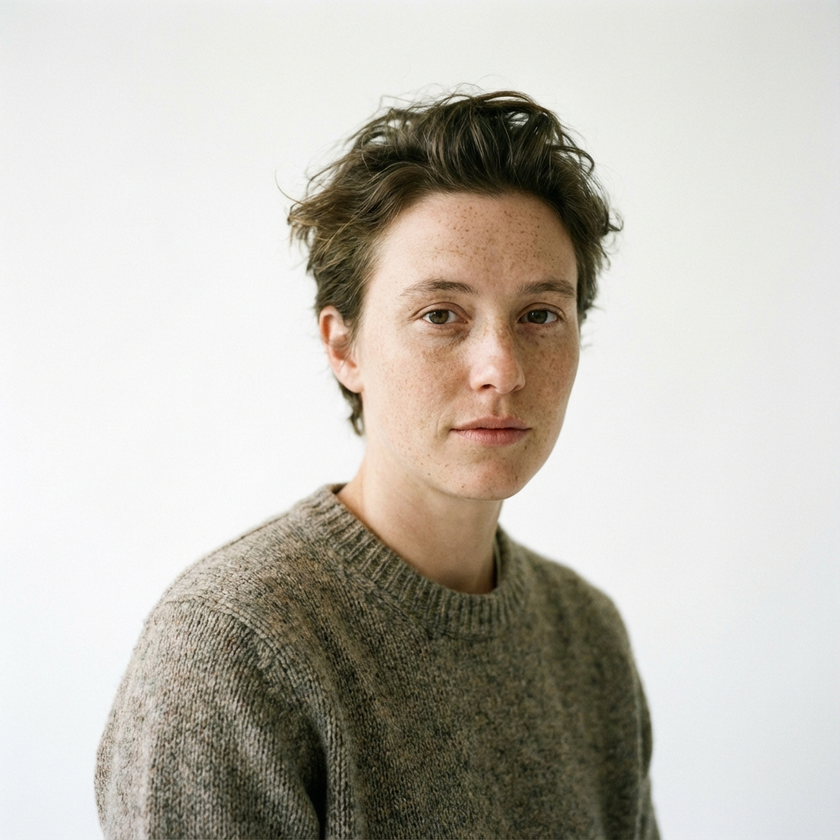
#> input picture sample_face.png, 840 x 840 px, shrunk from 1024 x 1024 before the run
$ python image_analyzer.py ../sample_face.png
#> lines starting #> are read from the running program, lines starting #| are printed output that depends on the picture; after the words box and inside, x2 and y2 are one past the last pixel; in counts of white or black regions, pixels touching at a corner belong together
"""
NumPy & Matplotlib ile Görüntü ve Matris Analiz Aracı

Bu proje ile öğrenecekleriniz:
- NumPy slicing, reshape işlemleri
- Matris mantığı = Görüntü mantığı
- Matplotlib ile subplot & grafik çizimi
- Histogram analizi ve threshold uygulaması
"""
import argparse
import numpy as np
import matplotlib.pyplot as plt
import cv2
import os


def load_image_as_array(path: str) -> np.ndarray:
    """Görüntüyü NumPy array olarak yükle"""
    if not os.path.isfile(path):
        raise FileNotFoundError(f"Görüntü bulunamadı: {path}")

    # OpenCV ile oku (BGR formatında)
    img = cv2.imread(path, cv2.IMREAD_COLOR)

    # Türkçe karakterli yollarda sorun olursa
    if img is None:
        with open(path, "rb") as f:
            data = np.asarray(bytearray(f.read()), dtype=np.uint8)
        img = cv2.imdecode(data, cv2.IMREAD_COLOR)

    if img is None:
        raise ValueError(f"Görüntü okunamadı: {path}")

    # BGR -> RGB dönüşümü (matplotlib için)
    return cv2.cvtColor(img, cv2.COLOR_BGR2RGB)


def analyze_pixels(img: np.ndarray) -> dict:
    """Piksel değerlerini analiz et"""

    # Temel bilgiler
    info = {
        "shape": img.shape,                    # (yükseklik, genişlik, kanal)
        "dtype": str(img.dtype),               # veri tipi (uint8 genelde)
        "size": img.size,                      # toplam piksel sayısı
        "ndim": img.ndim,                      # boyut sayısı
    }

    # Gri seviye için dönüştür
    if img.ndim == 3:
        gray = cv2.cvtColor(img, cv2.COLOR_RGB2GRAY)
    else:
        gray = img

    # İstatistikler
    info["min"] = int(np.min(gray))
    info["max"] = int(np.max(gray))
    info["mean"] = float(np.mean(gray))
    info["std"] = float(np.std(gray))
    info["median"] = float(np.median(gray))

    # Kanal bazlı analiz (RGB)
    if img.ndim == 3:
        channels = ["Red", "Green", "Blue"]
        for i, ch in enumerate(channels):
            info[f"{ch}_mean"] = float(np.mean(img[:, :, i]))
            info[f"{ch}_std"] = float(np.std(img[:, :, i]))

    return info


def apply_threshold(gray: np.ndarray, thresh_value: int = 127) -> np.ndarray:
    """Basit threshold uygula - binary görüntü oluştur"""
    # Piksel > thresh_value ise 255, değilse 0
    _, binary = cv2.threshold(gray, thresh_value, 255, cv2.THRESH_BINARY)
    return binary


def apply_adaptive_threshold(gray: np.ndarray) -> np.ndarray:
    """Adaptif threshold - farklı aydınlatma koşullarında daha iyi"""
    return cv2.adaptiveThreshold(
        gray, 255,
        cv2.ADAPTIVE_THRESH_GAUSSIAN_C,
        cv2.THRESH_BINARY,
        11, 2  # blok boyutu ve sabit
    )


def plot_analysis(img_rgb: np.ndarray, save_path: str = None):
    """Görüntü analizini görselleştir"""

    # Gri seviye dönüşümü
    gray = cv2.cvtColor(img_rgb, cv2.COLOR_RGB2GRAY)

    # Threshold uygulamaları
    binary = apply_threshold(gray, thresh_value=127)
    adaptive = apply_adaptive_threshold(gray)

    # Figure oluştur - 3x3 subplot
    fig, axes = plt.subplots(3, 3, figsize=(14, 12))
    fig.suptitle("NumPy & Matplotlib ile Görüntü Analizi", fontsize=14, fontweight='bold')

    # --- Satır 1: Orijinal görüntüler ---

    # 1. Orijinal RGB
    axes[0, 0].imshow(img_rgb)
    axes[0, 0].set_title("Orijinal (RGB)")
    axes[0, 0].axis('off')

    # 2. Gri Seviye
    axes[0, 1].imshow(gray, cmap='gray')
    axes[0, 1].set_title("Gri Seviye")
    axes[0, 1].axis('off')

    # 3. Piksel Yoğunluk Haritası (heatmap)
    axes[0, 2].imshow(gray, cmap='hot')
    axes[0, 2].set_title("Yoğunluk Haritası (Hot)")
    axes[0, 2].axis('off')

    # --- Satır 2: Histogramlar ---

    # 4. Gri Histogram
    axes[1, 0].hist(gray.ravel(), bins=256, range=(0, 256), color='gray', alpha=0.7)
    axes[1, 0].set_title("Gri Seviye Histogramı")
    axes[1, 0].set_xlabel("Piksel Değeri (0-255)")
    axes[1, 0].set_ylabel("Frekans")
    axes[1, 0].axvline(x=np.mean(gray), color='red', linestyle='--', label=f'Ortalama: {np.mean(gray):.1f}')
    axes[1, 0].legend()

    # 5. RGB Histogram
    colors = ['red', 'green', 'blue']
    for i, color in enumerate(colors):
        axes[1, 1].hist(img_rgb[:, :, i].ravel(), bins=256, range=(0, 256),
                        color=color, alpha=0.5, label=color.upper())
    axes[1, 1].set_title("RGB Kanalları Histogramı")
    axes[1, 1].set_xlabel("Piksel Değeri")
    axes[1, 1].set_ylabel("Frekans")
    axes[1, 1].legend()

    # 6. Kümülatif Histogram
    hist, bins = np.histogram(gray.ravel(), bins=256, range=(0, 256))
    cumulative = np.cumsum(hist)
    axes[1, 2].plot(cumulative, color='blue')
    axes[1, 2].set_title("Kümülatif Histogram")
    axes[1, 2].set_xlabel("Piksel Değeri")
    axes[1, 2].set_ylabel("Kümülatif Frekans")
    axes[1, 2].fill_between(range(256), cumulative, alpha=0.3)

    # --- Satır 3: Threshold sonuçları ---

    # 7. Binary Threshold
    axes[2, 0].imshow(binary, cmap='gray')
    axes[2, 0].set_title("Binary Threshold (127)")
    axes[2, 0].axis('off')

    # 8. Adaptif Threshold
    axes[2, 1].imshow(adaptive, cmap='gray')
    axes[2, 1].set_title("Adaptif Threshold")
    axes[2, 1].axis('off')

    # 9. İstatistik Kutusu
    info = analyze_pixels(img_rgb)
    stats_text = f"""
    Boyut: {info['shape']}
    Veri Tipi: {info['dtype']}

    Min: {info['min']}
    Max: {info['max']}
    Ortalama: {info['mean']:.2f}
    Std: {info['std']:.2f}
    Medyan: {info['median']:.1f}

    R Ortalama: {info['Red_mean']:.1f}
    G Ortalama: {info['Green_mean']:.1f}
    B Ortalama: {info['Blue_mean']:.1f}
    """
    axes[2, 2].text(0.1, 0.5, stats_text, transform=axes[2, 2].transAxes,
                    fontsize=11, verticalalignment='center', fontfamily='monospace',
                    bbox=dict(boxstyle='round', facecolor='wheat', alpha=0.5))
    axes[2, 2].set_title("İstatistikler")
    axes[2, 2].axis('off')

    plt.tight_layout()

    if save_path:
        plt.savefig(save_path, dpi=150, bbox_inches='tight')
        print(f"Analiz kaydedildi: {save_path}")

    plt.show()


# [50 lines left out: function demonstrate_numpy_operations, not called in this run]


def main():
    parser = argparse.ArgumentParser(
        description="NumPy & Matplotlib ile Görüntü Analiz Aracı",
        formatter_class=argparse.RawDescriptionHelpFormatter,
        epilog="""
Örnek Kullanım:
  python image_analyzer.py resim.jpg
  python image_analyzer.py resim.jpg --save analiz.png
  python image_analyzer.py resim.jpg --demo
        """
    )
    parser.add_argument("image", help="Analiz edilecek görüntü yolu")
    parser.add_argument("--save", help="Analiz grafiğini kaydet (örn: analiz.png)")
    parser.add_argument("--demo", action="store_true",
                        help="NumPy işlemlerini konsola yazdır")
    parser.add_argument("--no-plot", action="store_true",
                        help="Grafik gösterme, sadece istatistikleri yazdır")
    args = parser.parse_args()

    # Görüntüyü yükle
    print(f"Görüntü yükleniyor: {args.image}")
    img_rgb = load_image_as_array(args.image)
#> in load_image_as_array, img is the input picture: shape (840, 840, 3); mean B, G, R 180.8, 189.4, 193.5

    # Temel analiz
    info = analyze_pixels(img_rgb)
#> in analyze_pixels, `gray = cv2.cvtColor(img, cv2.COLOR_RGB2GRAY)`:
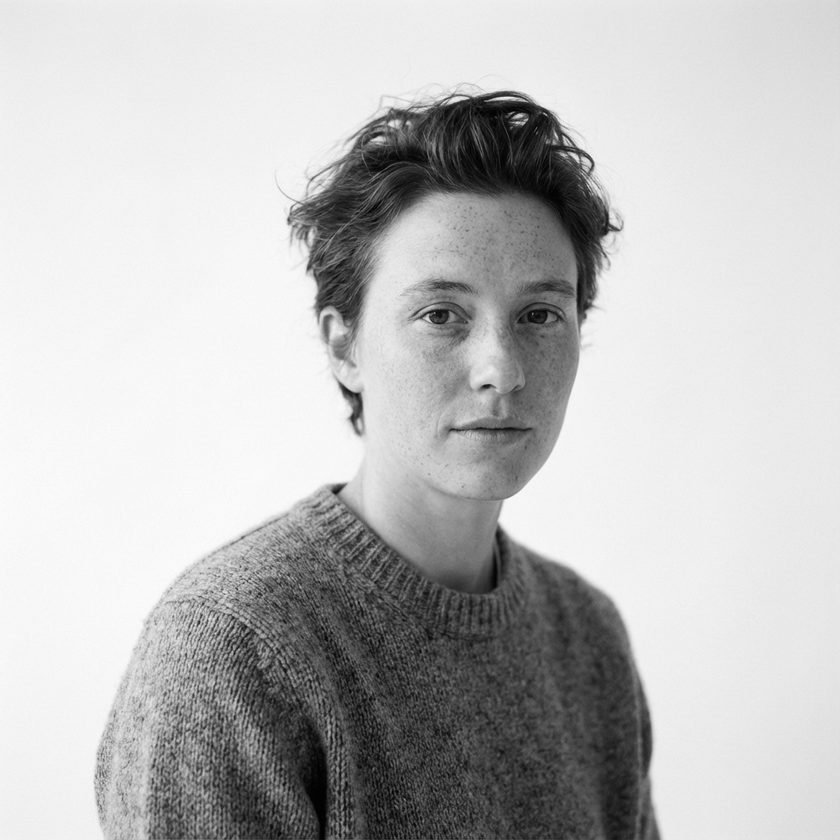
#> gray: shape (840, 840); min 0, max 252, mean 189.6
#> after the loop in analyze_pixels, `for i, ch in enumerate(channels):`: info = 15 items
#> info = 15 items

    print("\n" + "=" * 50)
    print("GÖRÜNTÜ ANALİZİ")
    print("=" * 50)
    print(f"Boyut: {info['shape'][1]}x{info['shape'][0]} piksel")
#| Boyut: 840x840 piksel
    print(f"Kanal sayısı: {info['shape'][2]}")
#| Kanal sayısı: 3
    print(f"Veri tipi: {info['dtype']}")
#| Veri tipi: uint8
    print(f"\nGri Seviye İstatistikleri:")
    print(f"  Min: {info['min']}, Max: {info['max']}")
#|   Min: 0, Max: 252
    print(f"  Ortalama: {info['mean']:.2f}")
#|   Ortalama: 189.64
    print(f"  Standart Sapma: {info['std']:.2f}")
#|   Standart Sapma: 73.50
    print(f"  Medyan: {info['median']:.1f}")
#|   Medyan: 233.0

    # NumPy demo
    if args.demo:
        demonstrate_numpy_operations(img_rgb)

    # Görselleştirme
    if not args.no_plot:
        plot_analysis(img_rgb, save_path=args.save)
#> in apply_threshold, `_, binary = cv2.threshold(gray, thresh_value, 255, cv2.THRESH_BINARY)`:
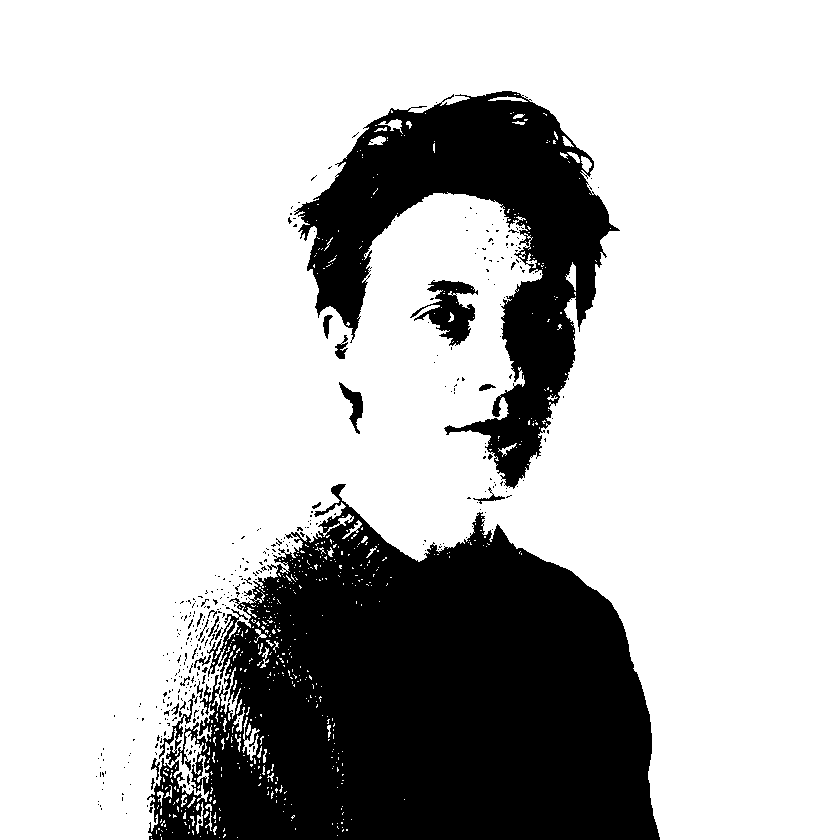
#> binary: shape (840, 840); 75.5% white; 376 black regions (352 under 20 px), largest, box (x1, y1, x2, y2) and area: (147, 484, 660, 840) 121749, (294, 91, 620, 489) 46532, (410, 280, 478, 346) 2014
#> in apply_adaptive_threshold, `return cv2.adaptiveThreshold( gray, 255, cv2.ADAPTIVE_THRESH_GAUSSIAN_..`:
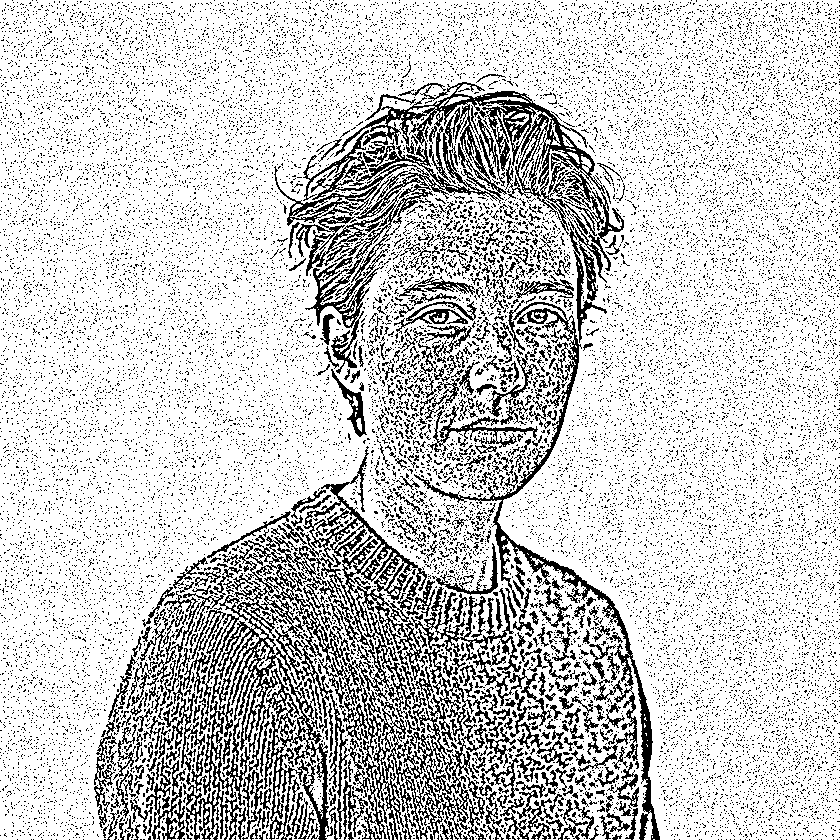
#> returned value: shape (840, 840); 79.6% white; black in thin lines or dots
#> in plot_analysis, `hist, bins = np.histogram(gray.ravel(), bins=256, range=(0, 256))`: hist = 256 values, max 30155 at index 247, min 0 at index 253, mean 2756.2; bins = 257 values from 0 to 256
#> in plot_analysis, `cumulative = np.cumsum(hist)`: cumulative = 256 values from 1 to 705600
#> in plot_analysis, `info = analyze_pixels(img_rgb)`: info = 15 items
#> in plot_analysis, `plt.show()`:
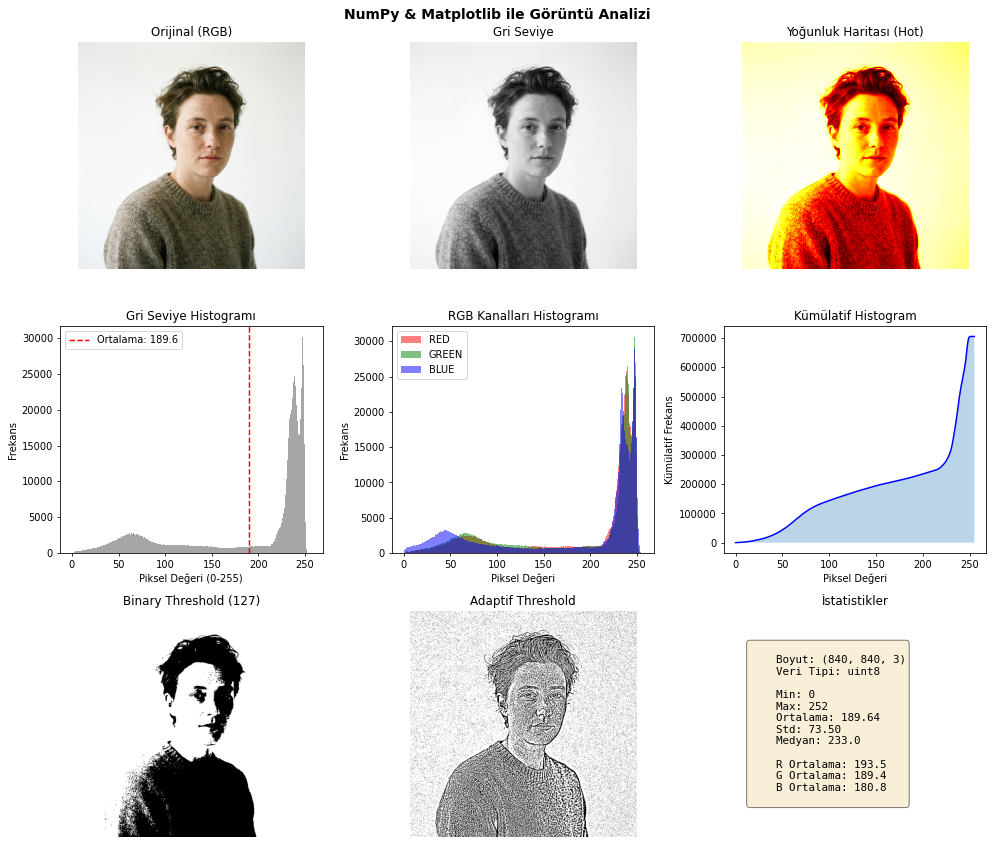
#> figure drawn by matplotlib, 8 panels; panel 4: tallest bar 30155 high, from x = 247 to 248; panel 5: tallest bar 28611 high, from x = 247 to 248; panel 5: tallest bar 30619 high, from x = 247 to 248; panel 5: tallest bar 29082 high, from x = 247 to 248


if __name__ == "__main__":
    main()
